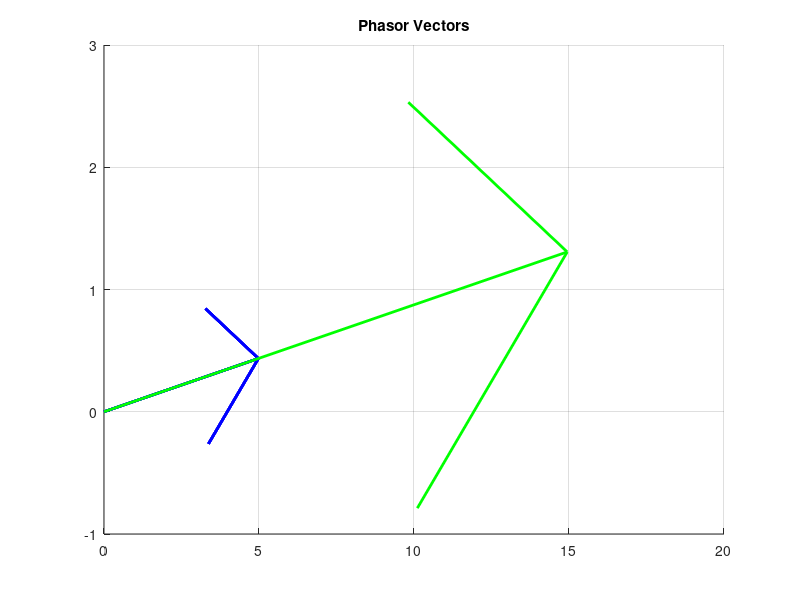
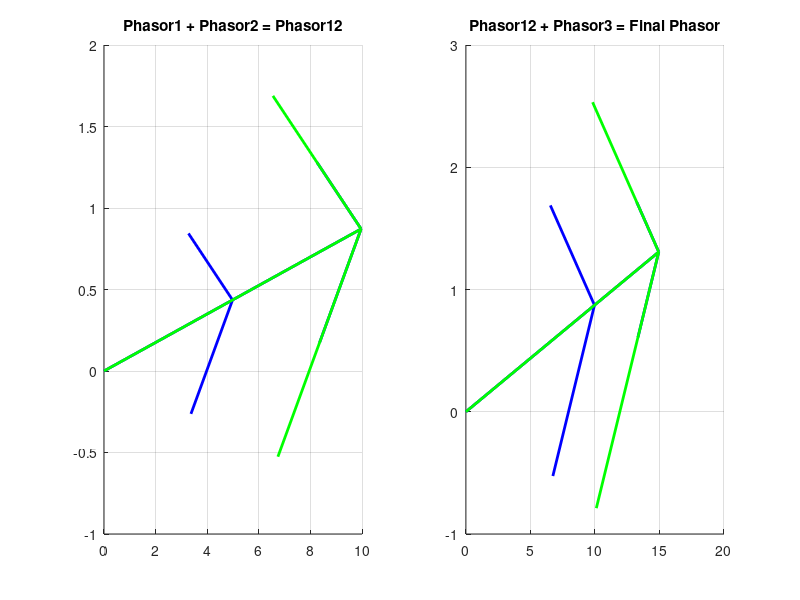

Recreate these plots in MATLAB, in order. (Note: this script raises an error after producing the figures.)

%% Q1

fprintf("Hello, this is a program for adding three sine waves.\n");
W = input("Please enter the frequency(W) of the waves: ");
A1 = input("Please enter the magnitude of the first wave:\nA1=");
P1 = input("Please enter the phase of the first wave:\nPhi1=");
A2 = input("Please enter the magnitude of the second wave:\nA2=");
P2 = input("Please enter the phase of the second wave:\nPhi2=");
A3 = input("Please enter the magnitude of the third wave:\nA3=");
P3 = input("Please enter the phase of the third wave:\nPhi3=");

phi1 = mod(P1,360)/180*pi;
phi2 = mod(P2,360)/180*pi;
phi3 = mod(P3,360)/180*pi;

phasor1 = A1*cos(phi1) + 1i*A1*sin(phi1);
phasor2 = A2*cos(phi2) + 1i*A2*sin(phi2);
phasor3 = A3*cos(phi3) + 1i*A3*sin(phi3);

final_phasor = phasor1 + phasor2 + phasor3;

real_part = real(final_phasor);
imag_part = imag(final_phasor);

final_A = sqrt(real_part^2 + imag_part^2);
final_phi = atan2(imag_part,real_part);
final_phi_degree = final_phi/pi * 180;

fprintf("x(t) = %.2fCos(%dt+%.2f)\n",final_A,W,final_phi);

figure;
hold on
grid on
title("Phasor Vectors")
quiver(0,0,real(phasor1),imag(phasor1),0,"Color","blue","LineWidth",2);
quiver(0,0,real(phasor2),imag(phasor2),0,"Color","blue","LineWidth",2);
quiver(0,0,real(phasor3),imag(phasor3),0,"Color","blue","LineWidth",2);
quiver(0,0,real(final_phasor),imag(final_phasor),0,"Color","green","LineWidth",2);

figure;

subplot(1,2,1)
first_add = phasor1 + phasor2;
hold on
grid on
title("Phasor1 + Phasor2 = Phasor12")
quiver(0,0,real(phasor1),imag(phasor1),0,"Color","blue","LineWidth",2);
quiver(real(phasor1),imag(phasor1),real(phasor2),imag(phasor2),0,"Color","blue","LineWidth",2);
quiver(0,0,real(first_add),imag(first_add),0,"Color","green","LineWidth",2);

subplot(1,2,2)
second_add = first_add + phasor3;
hold on
grid on
title("Phasor12 + Phasor3 = Final Phasor")
quiver(0,0,real(first_add),imag(first_add),0,"Color","blue","LineWidth",2);
quiver(real(first_add),imag(first_add),real(phasor3),imag(phasor3),0,"Color","blue","LineWidth",2);
quiver(0,0,real(second_add),imag(second_add),0,"Color","green","LineWidth",2);


%% Q2 PART1
[sound, ~] = audioread("Music.wav");
Fs = 48000;
first_channel = sound(:,1);
second_channel = sound(:,2);
average_sound = (first_channel + second_channel)/2;
soundsc(average_sound,Fs);

figure;
plot(sound);
title("Audio Signal Containing Two Channels")
grid on

%% Q2 PART2

a=1;
b=zeros(1,1+0.2*Fs);
b(1)=1;
b(1+0.2*Fs)=0.8;

filtered_audio_1 = filter(b,a,average_sound);

figure;
plot(filtered_audio_1);
title("Filtered Audio Signal")
grid on

soundsc(filtered_audio_1,Fs);

%% Q2 PART3

unfiltered_audio_1 = filter(a,b,filtered_audio_1);

figure;
plot(unfiltered_audio_1);
title("Unfiltered Audio Signal")
grid on

soundsc(unfiltered_audio_1,Fs);

%% Q2 PART4

a=1;
b=zeros(1,1+0.3*Fs);
b(1)=1;
b(1+0.1*Fs)=0.8;
b(1+0.2*Fs)=0.64;
b(1+0.3*Fs)=0.512;

filtered_audio_2 = filter(b,a,average_sound);

unfiltered_audio_2 = filter(a,b,filtered_audio_2);

figure;

subplot(3,1,1);
plot(average_sound);
title("Main Audio Signal")
grid on

subplot(3,1,2);
plot(filtered_audio_2);
title("Filtered Audio Signal")
grid on

subplot(3,1,3);
plot(unfiltered_audio_2);
title("Unfiltered Audio Signal")
grid on

soundsc(filtered_audio_2,Fs);

%% Q2 PART5

n1 = randn(1258790,1)./10;
noisy_audio_guassian = n1 + average_sound;

n2 = rand(1258790,1)*0.2 - 0.1;
noisy_audio_uniform = n2 + average_sound;

figure;

subplot(2,1,1);
plot(noisy_audio_guassian);
title("Audio Signal With Gaussian Noise")
grid on

subplot(2,1,2);
plot(noisy_audio_uniform);
title("Audio Signal With Uniform Noise")
grid on

soundsc(noisy_audio_uniform,Fs);

%% Q2 PART6

t = 0:1/Fs:(1258790-1)/Fs;
w = linspace(1000*2*pi,2000*2*pi,length(t)); 
sine_wave = sin(w.*t);
sine_wave_T = sine_wave';
final_wave = average_sound + sine_wave_T;

figure;
plot(final_wave);
title("Audio Signal With Increasing-Frequency Sine Wave")
grid on

soundsc(final_wave,Fs);
audiowrite("MusicWithSin.wav",final_wave,48000);

%% Q3 PART1

image = imread("MyPhoto.jpg");

figure;
imshow(image);
title("Arbitrary Image Loaded and Shown In Matlab")

%% Q3 PART2

image_R_channel = image(:,:,1);
image_G_channel = image(:,:,2);
image_B_channel = image(:,:,3);

allBlack = zeros(size(image,1,2),class(image));
justR = cat(3,image_R_channel,allBlack,allBlack);
justG = cat(3,allBlack,image_G_channel,allBlack);
justB = cat(3,allBlack,allBlack,image_B_channel);

figure;

subplot(2,2,1);
imshow(image);
title("Main Image")

subplot(2,2,2);
imshow(image_R_channel);
title("R Channel")

subplot(2,2,3);
imshow(image_G_channel);
title("G Channel")

subplot(2,2,4);
imshow(image_B_channel);
title("B Channel")

figure;

subplot(2,2,1);
imshow(image);
title("Main Image")

subplot(2,2,2);
imshow(justR);
title("R Channel in Color Scale")

subplot(2,2,3);
imshow(justG);
title("G Channel in Color Scale")

subplot(2,2,4);
imshow(justB);
title("B Channel in Color Scale")

%% Q3 PART3

average_image = (image_R_channel + image_G_channel + image_B_channel)./3;
rgb2gray_scale_image = rgb2gray(image);
color_channels_sub = justR + justG + justB;

figure;
imshow(average_image);
title("Average of RGB Channels")


figure;
imshow(rgb2gray_scale_image);
title("rgb2gray Image")

figure;
imshow(color_channels_sub);
title("Sub of Color Channels")


%% Q3 PART4

city_image = imread("image.png");
city_image_gray = rgb2gray(city_image);


G_x = [1 0 -1;
       2 0 -2;
       1 0 -1];

G_y = [1 2 1;
       0 0 0;
     -1 -2 -1];

horizontally_filtered_image = (conv2(city_image_gray,G_x));
vertically_filtered_image = (conv2(city_image_gray,G_y));

filtered_image = uint8(sqrt(horizontally_filtered_image.^2 + vertically_filtered_image.^2));

figure;
imshow(filtered_image);
title("Filtered Image")
